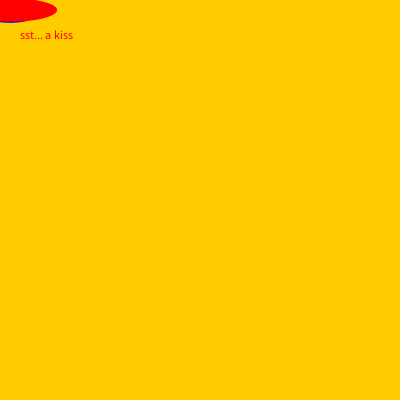
Frame 1 (no input)
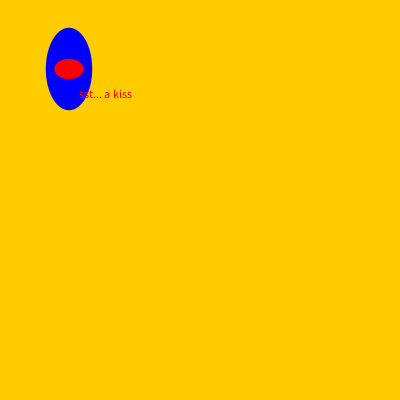
Frame 60 (the mouse pressed at the canvas centre just before this capture)
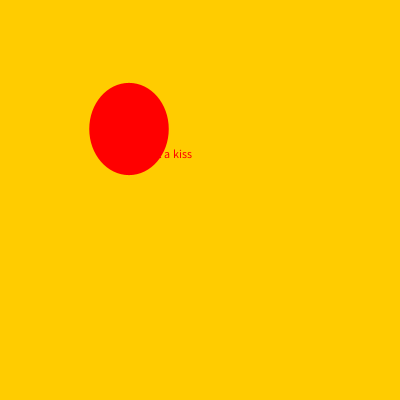
Frame 120 (the mouse held since frame 60 and released just before this capture)

The Processing sketch that drew these frames (run headless with seeded random() and noise(); from frame 60 on, the mouse is pressed at the canvas centre):

// Processing sketch: processing_49021
// ── processing_49021.pde

float x = 0;
float y = 4;

void setup() {
  size(400, 400);
  background(255, 204, 0);
  noStroke();
  smooth();
  frameRate(10);
}

void draw() {

  if (x < width) {

    background(255, 204, 0);
    fill(0, 0, 255);
    ellipse(10+x, 10 +x, random(99), random(99));
    fill(255, 0, 0);
    ellipse(10+x, 10 +x, random(99), random(99));
    text("sst... a kiss",20+x,30+x,100,100);

    x = x + 1;
  }
}
